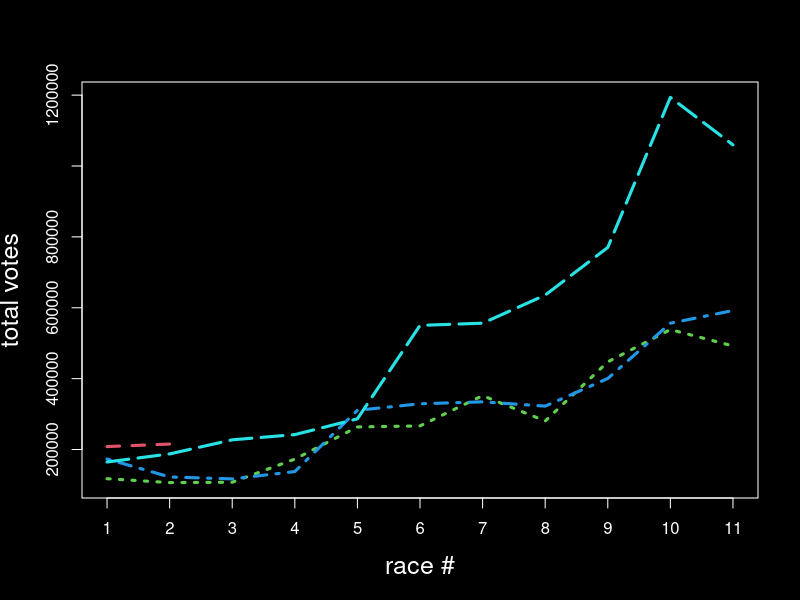

Write the R code that produced this figure.
data <- read.csv("banei-votes-2020.csv", header=T)
#data[,1] <- as.Date(data[,1], "%Y-%m-%d")

races <- NULL

for (i in 4:0){
    races <- cbind(races, data[(11 * i + 1) : (11 + 11 * i), 3])
}

par(bg="black", fg="white",
col.axis="white", col.lab="white", cex.lab=1.5)

matplot(data[1:11,2], races,
type="l", lwd=3,
xaxt="n",
xlab="race #", ylab="total votes")
axis(side=1,at=1:11)

matpoints(data[1:11,2], data[45:55,3], type="l", lwd=6, col="white")
